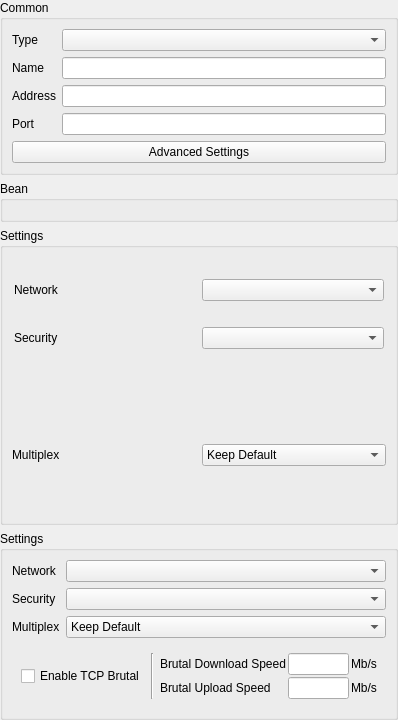
        <widget class="QWidget" name="left_scroll_contents">
         <property name="geometry">
          <rect>
           <x>0</x>
           <y>0</y>
           <width>398</width>
           <height>720</height>
          </rect>
         </property>
         <layout class="QVBoxLayout" name="left_scroll_layout">
          <property name="leftMargin">
           <number>0</number>
          </property>
          <property name="topMargin">
           <number>0</number>
          </property>
          <property name="rightMargin">
           <number>0</number>
          </property>
          <property name="bottomMargin">
           <number>0</number>
          </property>
          <item>
           <widget class="QGroupBox" name="groupBox">
        <property name="sizePolicy">
         <sizepolicy hsizetype="Preferred" vsizetype="Maximum">
          <horstretch>0</horstretch>
          <verstretch>0</verstretch>
         </sizepolicy>
        </property>
        <property name="title">
         <string>Common</string>
        </property>
        <layout class="QVBoxLayout" name="verticalLayout_3">
         <item>
          <layout class="QGridLayout" name="gridLayout_2">
           <item row="2" column="1">
            <widget class="MyLineEdit" name="address"/>
           </item>
           <item row="1" column="1">
            <widget class="MyLineEdit" name="name"/>
           </item>
           <item row="3" column="1">
            <widget class="QLineEdit" name="port"/>
           </item>
           <item row="0" column="0">
            <widget class="QLabel" name="type_l">
             <property name="text">
              <string>Type</string>
             </property>
            </widget>
           </item>
           <item row="3" column="0">
            <widget class="QLabel" name="port_l">
             <property name="text">
              <string>Port</string>
             </property>
            </widget>
           </item>
           <item row="2" column="0">
            <widget class="QLabel" name="address_l">
             <property name="text">
              <string>Address</string>
             </property>
            </widget>
           </item>
           <item row="1" column="0">
            <widget class="QLabel" name="label">
             <property name="text">
              <string>Name</string>
             </property>
            </widget>
           </item>
           <item row="0" column="1">
            <widget class="QComboBox" name="type"/>
           </item>
          </layout>
         </item>
         <item>
          <widget class="QPushButton" name="advanced_button">
           <property name="text">
            <string>Advanced Settings</string>
           </property>
          </widget>
         </item>
        </layout>
           </widget>
           </item>
      <item>
       <widget class="QGroupBox" name="bean">
        <property name="sizePolicy">
         <sizepolicy hsizetype="Preferred" vsizetype="Maximum">
          <horstretch>0</horstretch>
          <verstretch>0</verstretch>
         </sizepolicy>
        </property>
        <property name="title">
         <string notr="true">Bean</string>
        </property>
        <layout class="QVBoxLayout" name="verticalLayout_4">
         <item>
          <widget class="QWidget" name="fake" native="true"/>
         </item>
        </layout>
       </widget>
      </item>
      <item>
       <widget class="QGroupBox" name="xray_settings_box">
        <property name="title">
         <string>Settings</string>
        </property>
        <layout class="QVBoxLayout" name="verticalLayout_9">
         <property name="leftMargin">
          <number>0</number>
         </property>
         <property name="topMargin">
          <number>0</number>
         </property>
         <property name="rightMargin">
          <number>0</number>
         </property>
         <property name="bottomMargin">
          <number>0</number>
         </property>
         <item>
          <widget class="QWidget" name="widget_4" native="true">
           <layout class="QGridLayout" name="gridLayout_4">
            <property name="leftMargin">
             <number>11</number>
            </property>
            <property name="topMargin">
             <number>11</number>
            </property>
            <property name="rightMargin">
             <number>11</number>
            </property>
            <property name="bottomMargin">
             <number>11</number>
            </property>
            <item row="0" column="0">
             <widget class="QLabel" name="label_9">
              <property name="text">
               <string>Network</string>
              </property>
             </widget>
            </item>
            <item row="0" column="1">
             <widget class="QComboBox" name="xray_network"/>
            </item>
            <item row="1" column="0">
             <widget class="QLabel" name="label_10">
              <property name="text">
               <string>Security</string>
              </property>
             </widget>
            </item>
            <item row="1" column="1">
             <widget class="QComboBox" name="xray_security"/>
            </item>
           </layout>
          </widget>
         </item>
         <item>
          <widget class="QWidget" name="xray_mux_box" native="true">
           <layout class="QGridLayout" name="gridLayout_8">
            <item row="0" column="0">
             <widget class="QLabel" name="label_17">
              <property name="text">
               <string>Multiplex</string>
              </property>
             </widget>
            </item>
            <item row="0" column="1">
             <widget class="QComboBox" name="xray_mux">
              <item>
               <property name="text">
                <string>Keep Default</string>
               </property>
              </item>
              <item>
               <property name="text">
                <string>Enabled</string>
               </property>
              </item>
              <item>
               <property name="text">
                <string>Disabled</string>
               </property>
              </item>
             </widget>
            </item>
           </layout>
          </widget>
         </item>
        </layout>
       </widget>
      </item>
      <item>
       <widget class="QGroupBox" name="stream_box">
        <property name="sizePolicy">
         <sizepolicy hsizetype="Preferred" vsizetype="Maximum">
          <horstretch>0</horstretch>
          <verstretch>0</verstretch>
         </sizepolicy>
        </property>
        <property name="minimumSize">
         <size>
          <width>0</width>
          <height>0</height>
         </size>
        </property>
        <property name="title">
         <string>Settings</string>
        </property>
        <layout class="QVBoxLayout" name="verticalLayout">
         <item>
          <layout class="QGridLayout" name="_2">
           <item row="2" column="0">
            <widget class="QLabel" name="multiplex_l">
             <property name="toolTip">
              <string>Server support is required</string>
             </property>
             <property name="text">
              <string>Multiplex</string>
             </property>
            </widget>
           </item>
           <item row="1" column="0">
            <widget class="QLabel" name="security_l">
             <property name="toolTip">
              <string>Transport Layer Security. It must be consistent with the server, otherwise, the connection cannot be established.</string>
             </property>
             <property name="text">
              <string>Security</string>
             </property>
            </widget>
           </item>
           <item row="1" column="1">
            <widget class="QComboBox" name="security">
             <item>
              <property name="text">
               <string notr="true"/>
              </property>
             </item>
             <item>
              <property name="text">
               <string notr="true">tls</string>
              </property>
             </item>
            </widget>
           </item>
           <item row="0" column="0">
            <widget class="QLabel" name="network_l">
             <property name="toolTip">
              <string>The underlying transport method. It must be consistent with the server, otherwise, the connection cannot be established.</string>
             </property>
             <property name="text">
              <string>Network</string>
             </property>
            </widget>
           </item>
           <item row="2" column="1">
            <widget class="QComboBox" name="multiplex">
             <item>
              <property name="text">
               <string>Keep Default</string>
              </property>
             </item>
             <item>
              <property name="text">
               <string>On</string>
              </property>
             </item>
             <item>
              <property name="text">
               <string>Off</string>
              </property>
             </item>
            </widget>
           </item>
           <item row="0" column="1">
            <widget class="QComboBox" name="network">
             <property name="sizePolicy">
              <sizepolicy hsizetype="Expanding" vsizetype="Fixed">
               <horstretch>0</horstretch>
               <verstretch>0</verstretch>
              </sizepolicy>
             </property>
             <item>
              <property name="text">
               <string notr="true"/>
              </property>
             </item>
             <item>
              <property name="text">
               <string notr="true">tcp</string>
              </property>
             </item>
             <item>
              <property name="text">
               <string notr="true">ws</string>
              </property>
             </item>
             <item>
              <property name="text">
               <string notr="true">httpupgrade</string>
              </property>
             </item>
             <item>
              <property name="text">
               <string notr="true">http</string>
              </property>
             </item>
             <item>
              <property name="text">
               <string notr="true">grpc</string>
              </property>
             </item>
             <item>
              <property name="text">
               <string notr="true">quic</string>
              </property>
             </item>
            </widget>
           </item>
          </layout>
         </item>
         <item>
          <widget class="QWidget" name="brutal_box" native="true">
           <layout class="QHBoxLayout" name="horizontalLayout_5">
            <item>
             <widget class="QCheckBox" name="brutal_enable">
              <property name="toolTip">
               <string>&lt;html&gt;&lt;head/&gt;&lt;body&gt;&lt;p&gt;Overrides mux to On&lt;/p&gt;&lt;/body&gt;&lt;/html&gt;</string>
              </property>
              <property name="text">
               <string>Enable TCP Brutal</string>
              </property>
             </widget>
            </item>
            <item>
             <widget class="Line" name="line_2">
              <property name="orientation">
               <enum>Qt::Orientation::Vertical</enum>
              </property>
             </widget>
            </item>
            <item>
             <widget class="QWidget" name="widget" native="true">
              <layout class="QGridLayout" name="gridLayout_3">
               <property name="leftMargin">
                <number>0</number>
               </property>
               <property name="topMargin">
                <number>0</number>
               </property>
               <property name="rightMargin">
                <number>0</number>
               </property>
               <property name="bottomMargin">
                <number>0</number>
               </property>
               <property name="spacing">
                <number>2</number>
               </property>
               <item row="0" column="0">
                <widget class="QLabel" name="brutal_speed_l">
                 <property name="toolTip">
                  <string>&lt;html&gt;&lt;head/&gt;&lt;body&gt;&lt;p&gt;Server to Client TCP Brutal Speed&lt;/p&gt;&lt;/body&gt;&lt;/html&gt;</string>
                 </property>
                 <property name="text">
                  <string>Brutal Download Speed</string>
                 </property>
                </widget>
               </item>
               <item row="0" column="2">
                <widget class="QLabel" name="brutal_speed_u">
                 <property name="text">
                  <string>Mb/s</string>
                 </property>
                </widget>
               </item>
               <item row="0" column="1">
                <widget class="QLineEdit" name="brutal_d_speed"/>
               </item>
               <item row="1" column="0">
                <widget class="QLabel" name="label_4">
                 <property name="text">
                  <string>Brutal Upload Speed</string>
                 </property>
                </widget>
               </item>
               <item row="1" column="1">
                <widget class="QLineEdit" name="brutal_u_speed"/>
               </item>
               <item row="1" column="2">
                <widget class="QLabel" name="label_7">
                 <property name="text">
                  <string>Mb/s</string>
                 </property>
                </widget>
               </item>
              </layout>
             </widget>
            </item>
           </layout>
          </widget>
         </item>
        </layout>
       </widget>
      </item>
         </layout>
        </widget>
